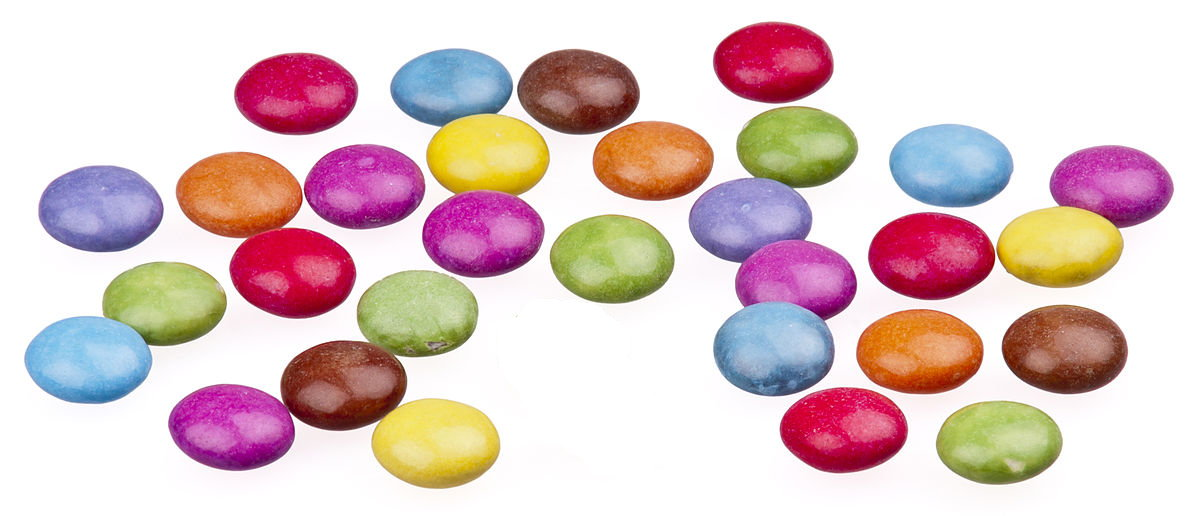
#> input picture Assignment 3/Candy3D.jpg, 1200 x 516 px, given in place of Candy2D.jpg, which was not available; the run also reads 1 picture not shown here
$ python CircleDetection.py
#> lines starting #> are read from the running program, lines starting #| are printed output that depends on the picture; after the words box and inside, x2 and y2 are one past the last pixel; in counts of white or black regions, pixels touching at a corner belong together; pictures that were not available may be replaced by others from this repository, and a replacement may not be noted
#> further down, original_image2D is the input picture: shape (516, 1200, 3); mean B, G, R 199, 198.8, 222
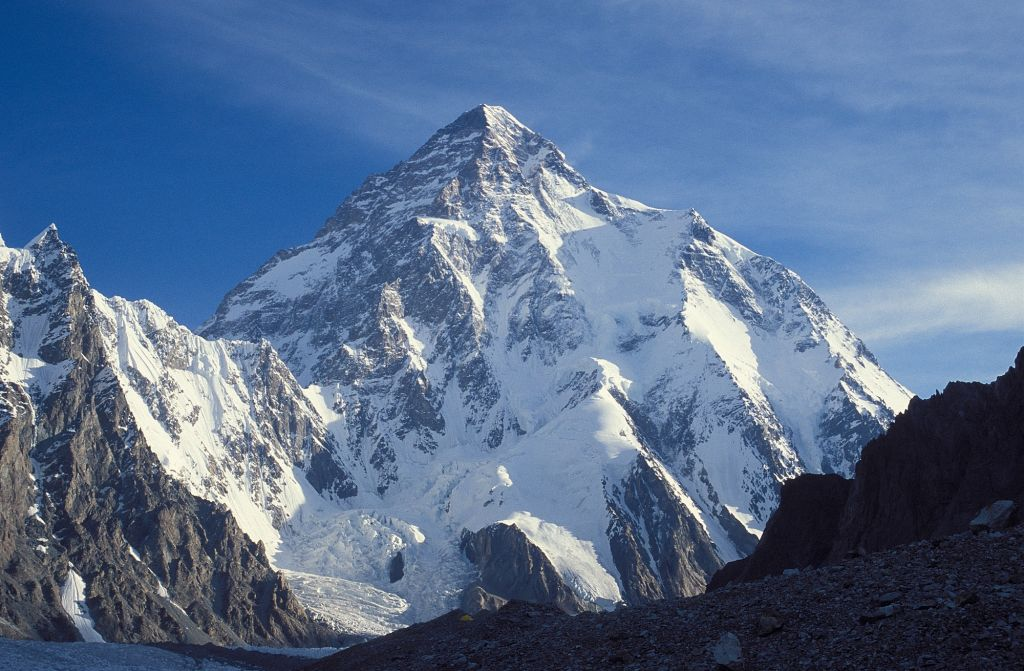
#> input picture test_images/APrettyFuckinMountainDawg.jpg, 1024 x 671 px, given in place of one.jpg, which was not available
#> further down, original_image1 is the input picture: shape (671, 1024, 3); mean B, G, R 143.2, 111.1, 88.5
import cv2
import numpy as np
import math
import time
from tkinter import *

# Global variables

escape_key_id = 27

green   = (122, 202, 187)
yellow  = ( 89, 223, 241)
red     = ( 90,   5, 190)
orange  = ( 56, 131, 226)
blue    = (160, 140,  50)
black   = ( 71,  83, 143)
colors = (green, yellow, red, orange, blue, black)

dimension = 11
blurring_kernel = np.ones((dimension,dimension),np.float32)/(dimension*dimension)


# Utility functions

def detectMnMs(
    original_image,
    video_title,
    should_print_color_counts=False):
#> called with video_title = 'MnMs1', should_print_color_counts = True
    image = original_image.copy()
    blurred_image = cv2.filter2D(image,-1,blurring_kernel)
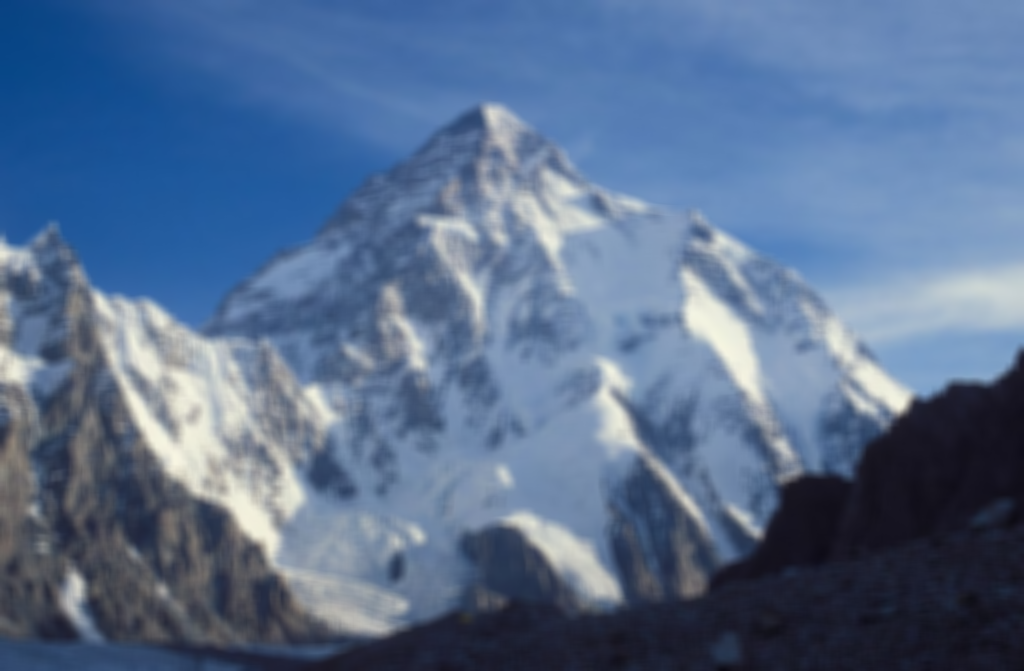
#> blurred_image: shape (671, 1024, 3); mean B, G, R 143.2, 111.1, 88.6
    hsv_image = cv2.cvtColor(
        blurred_image,
        cv2.COLOR_BGR2HSV)
#> hsv_image: shape (671, 1024, 3); mean H, S, V 105.6, 100.2, 143.7
    grayscale_image = cv2.cvtColor(
        image,
        cv2.COLOR_BGR2GRAY)
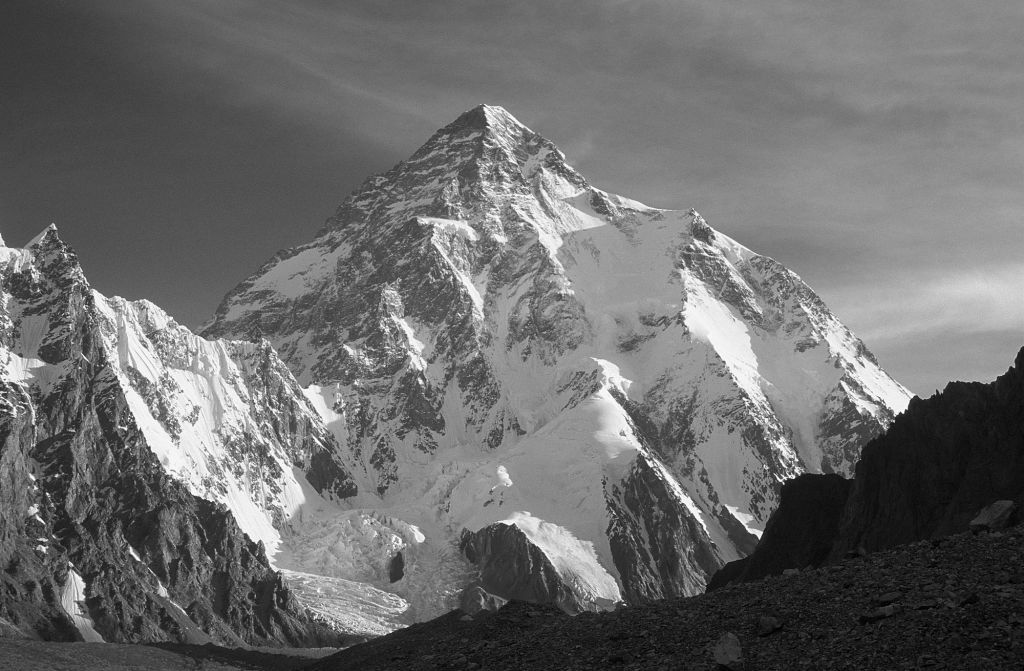
#> grayscale_image: shape (671, 1024); min 1, max 255, mean 108

    blurred_grayscale_image = cv2.filter2D(grayscale_image,-1,blurring_kernel)
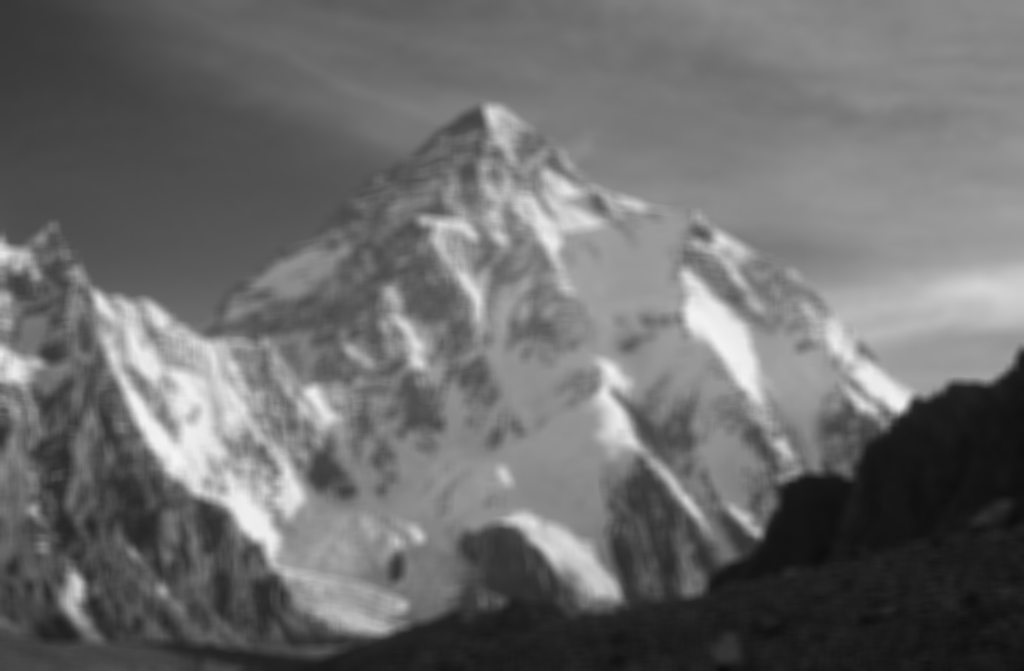
#> blurred_grayscale_image: shape (671, 1024); min 12, max 244, mean 108
    edges = cv2.Canny(
        blurred_grayscale_image,
        74,
        176)
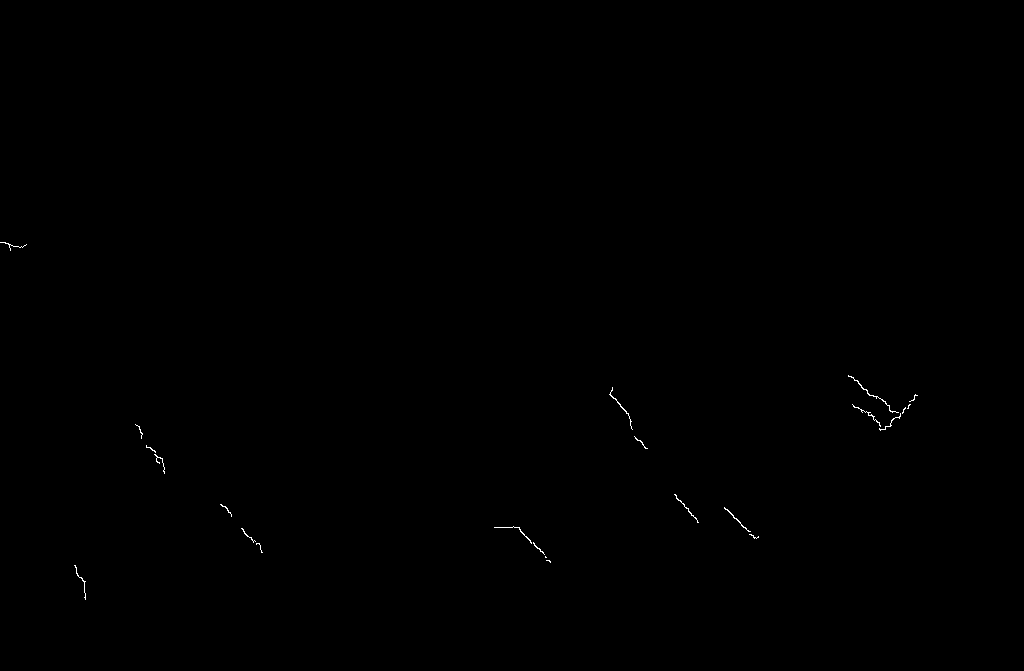
#> edges: shape (671, 1024); 0.1% white in thin lines or dots, all inside (x1, y1, x2, y2) = (0, 242, 918, 600)

#> (the run stopped early here; a loop or call above may not have finished)
